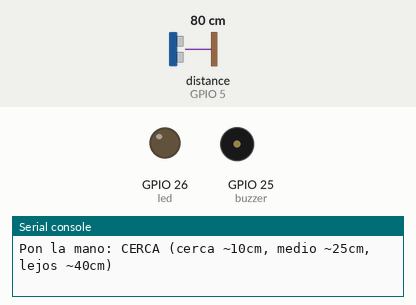
A program run on a simulated ESP32 board running MicroPython. On the bench: output pins drawn as LEDs (lit = HIGH), buzzer (waves = sounding), the last lines printed to the serial console. The test bench sets the inputs (shaded band); at power-on: distance to the obstacle (sensor on GPIO 5) 80 cm. The echo pulse lasts 58.3 µs per cm; files the program writes start out absent; pins used as bus, display or sensor lines are not drawn.

Above: at 0.1 s.
At 13.7 s:
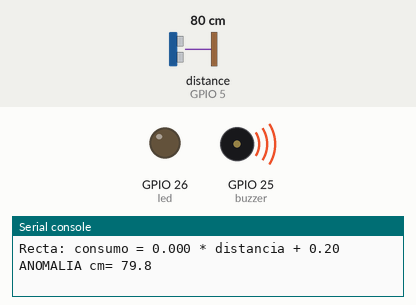
Timing chart, 0 to 15.2 s (numbered marks = the images above):
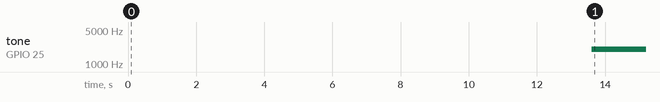

Measured:
- by itself, tone on GPIO 25 (buzzer): silent → 2000 Hz at 13.6 s

The program:

main.py
```python
from machine import Pin, PWM
from utime import sleep, ticks_us, ticks_diff
import math

# Importar librerías y configurar pines
trig = Pin(4, Pin.OUT)
echo = Pin(5, Pin.IN)
led = PWM(Pin(26))
buzzer = PWM(Pin(25))
led.duty(0)
buzzer.duty(0)
modos = ["CERCA", "MEDIO", "LEJOS"]

# Definir funciones
def distancia_cm():
    trig.off()
    sleep(0.00001)
    trig.on()
    sleep(0.00001)
    trig.off()
    t0 = ticks_us()
    while echo.value() == 0:
        if ticks_diff(ticks_us(), t0) > 30000:
            return 400.0
        t_ini = ticks_us()
    t0 = ticks_us()
    while echo.value() == 1:
        if ticks_diff(ticks_us(), t0) > 30000:
            return 400.0
        t_fin = ticks_us()
    return (ticks_diff(t_fin, t_ini) * 0.0343) / 2

def leer():
    d = distancia_cm()
    consumo = max(0, 80 - d)
    return (d, consumo)

def dist(p, q):
    return math.sqrt((p[0] - q[0])**2 + (p[1] - q[1])**2)

def kmeans(datos, k=3):
    n = len(datos)
    centros = [datos[i * n // k] for i in range(k)]
    for _ in range(8):
        grupos = [[] for _ in range(k)]
        for p in datos:
            ds = [dist(p, c) for c in centros]
            grupos[ds.index(min(ds))].append(p)
        for i in range(k):
            if grupos[i]:
                mx = sum(p[0] for p in grupos[i]) / len(grupos[i])
                my = sum(p[1] for p in grupos[i]) / len(grupos[i])
                centros[i] = (mx, my)
    umbral = max(min(dist(p, c) for c in centros) for p in datos) * 1.5
    return centros, umbral

def recta(datos):
    n = len(datos)
    sx = sum(p[0] for p in datos)
    sy = sum(p[1] for p in datos)
    den = n * sum(p[0] * p[0] for p in datos) - sx * sx
    if den == 0:
        return 0.0, sy / n
    m = (n * sum(p[0] * p[1] for p in datos) - sx * sy) / den
    return m, (sy - m * sx) / n

# 1) Recolectar CSV en la ESP32 (sin etiquetas)
archivo = open("datos.csv", "w")
archivo.write("distancia,consumo\n")
for modo in modos:
    print("Pon la mano:", modo, "(cerca ~10cm, medio ~25cm, lejos ~40cm)")
    sleep(3)
    for i in range(5):
        p = leer()
        archivo.write("{:.1f},{:.1f}\n".format(p[0], p[1]))
        print(i + 1, round(p[0], 1), "cm")
        sleep(0.3)
archivo.close()

# 2) Dos modelos: clustering (modo) + recta (consumo)
datos = []
archivo = open("datos.csv")
archivo.readline()
for linea in archivo:
    a, b = linea.strip().split(",")
    datos.append((float(a), float(b)))
archivo.close()

centros, umbral = kmeans(datos, 3)
m, b = recta(datos)
ymax = max(p[1] for p in datos)
if ymax < 1:
    ymax = 1
print("K-means umbral=", round(umbral, 2), "centros=", centros)
print("Recta: consumo = {:.3f} * distancia + {:.2f}".format(m, b))

# 3) Regla: anomalia -> alarma; si no, LED segun la recta
while True:
    p = leer()
    ds = [dist(p, c) for c in centros]
    menor = min(ds)
    pred = m * p[0] + b
    duty = int(min(1023, max(0, pred / ymax * 1023)))
    if menor > umbral:
        led.duty(0)
        buzzer.freq(2000)
        buzzer.duty(512)
        print("ANOMALIA cm=", round(p[0], 1))
    else:
        buzzer.duty(0)
        led.duty(duty)
        print(modos[ds.index(menor)], round(p[0], 1), "cm  consumo=", round(pred, 1), "LED=", duty)
    sleep(0.3)
```
